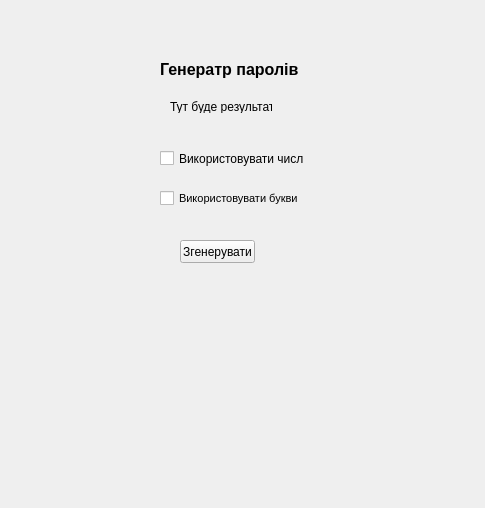
<?xml version="1.0" encoding="UTF-8"?>
<ui version="4.0">
 <class>MainWindow</class>
 <widget class="QMainWindow" name="MainWindow">
  <property name="geometry">
   <rect>
    <x>0</x>
    <y>0</y>
    <width>485</width>
    <height>508</height>
   </rect>
  </property>
  <property name="windowTitle">
   <string>MainWindow</string>
  </property>
  <widget class="QWidget" name="centralwidget">
   <widget class="QLabel" name="label_main">
    <property name="geometry">
     <rect>
      <x>160</x>
      <y>60</y>
      <width>153</width>
      <height>19</height>
     </rect>
    </property>
    <property name="font">
     <font>
      <pointsize>12</pointsize>
      <weight>75</weight>
      <bold>true</bold>
     </font>
    </property>
    <property name="text">
     <string>Генератр паролів </string>
    </property>
   </widget>
   <widget class="QLabel" name="label_result">
    <property name="geometry">
     <rect>
      <x>170</x>
      <y>100</y>
      <width>102</width>
      <height>13</height>
     </rect>
    </property>
    <property name="text">
     <string>Тут буде результат</string>
    </property>
   </widget>
   <widget class="QCheckBox" name="Ceck_numbers">
    <property name="geometry">
     <rect>
      <x>160</x>
      <y>150</y>
      <width>144</width>
      <height>17</height>
     </rect>
    </property>
    <property name="text">
     <string>Використовувати числа</string>
    </property>
   </widget>
   <widget class="QCheckBox" name="checkBox_letters">
    <property name="geometry">
     <rect>
      <x>160</x>
      <y>190</y>
      <width>145</width>
      <height>17</height>
     </rect>
    </property>
    <property name="font">
     <font>
      <pointsize>8</pointsize>
      <weight>50</weight>
      <bold>false</bold>
     </font>
    </property>
    <property name="text">
     <string>Використовувати букви</string>
    </property>
   </widget>
   <widget class="QPushButton" name="Button_generate">
    <property name="geometry">
     <rect>
      <x>180</x>
      <y>240</y>
      <width>75</width>
      <height>23</height>
     </rect>
    </property>
    <property name="text">
     <string>Згенерувати</string>
    </property>
   </widget>
  </widget>
 </widget>
 <resources/>
 <connections/>
</ui>
